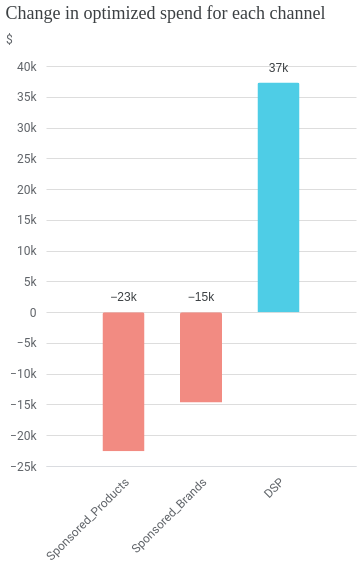

Notebook code for this chart:
### Code cell
fig2 = results.plot_spend_delta()
fig2.show()

### Figure 1 — Vega-Lite specification as saved in the notebook (floating-point values rounded to 4 significant figures)
{"config": {"view": {"continuousWidth": 300, "continuousHeight": 300, "stroke": null}, "axis": {"labelColor": "#5F6368", "labelFont": "Roboto", "labelFontSize": 12, "titleColor": "#5F6368", "titleFont": "Roboto", "titleFontSize": 12, "titleFontWeight": "normal"}}, "layer": [{"mark": {"type": "bar", "cornerRadiusEnd": 2, "size": 42, "tooltip": true}, "encoding": {"color": {"condition": {"test": "(datum.spend > 0)", "value": "#4ECDE6"}, "value": "#F28B82"}, "x": {"axis": {"domainColor": "#DADCE0", "labelAngle": -45, "labelPadding": 10, "ticks": false, "title": null}, "field": "channel", "scale": {"padding": 42}, "sort": null, "type": "nominal"}, "y": {"axis": {"domain": false, "domainColor": "#DADCE0", "labelExpr": "replace(format(datum.value, '.3~s'), 'G', 'B')", "labelPadding": 10, "ticks": false, "title": "$", "titleAlign": "left", "titleAngle": 0, "titleY": -20}, "field": "spend", "type": "quantitative"}}, "transform": [{"calculate": "replace(format(datum.spend, '.2~s'), 'G', 'B')", "as": "text_value"}, {"calculate": "datum.spend < 0 ? 0 : datum.spend", "as": "text_pos"}]}, {"mark": {"type": "text", "baseline": "top", "color": "#3C4043", "dy": -20, "fontSize": 12}, "encoding": {"text": {"field": "text_value", "type": "nominal"}, "x": {"axis": {"domainColor": "#DADCE0", "labelAngle": -45, "labelPadding": 10, "ticks": false, "title": null}, "field": "channel", "scale": {"padding": 42}, "sort": null, "type": "nominal"}, "y": {"field": "text_pos", "type": "quantitative"}}, "transform": [{"calculate": "replace(format(datum.spend, '.2~s'), 'G', 'B')", "as": "text_value"}, {"calculate": "datum.spend < 0 ? 0 : datum.spend", "as": "text_pos"}]}], "data": {"name": "data-674a7aac74657fce986f3abb895d9c38"}, "height": 400, "title": {"text": "Change in optimized spend for each channel", "anchor": "start", "color": "#3C4043", "font": "Google Sans Display", "fontSize": 18, "fontWeight": "normal", "offset": 10}, "width": 310, "$schema": "https://vega.github.io/schema/vega-lite/v5.20.1.json", "datasets": {"data-674a7aac74657fce986f3abb895d9c38": [{"channel": "Sponsored_Products", "spend": -22600.0}, {"channel": "Sponsored_Brands", "spend": -14700.0}, {"channel": "DSP", "spend": 37300.0}]}}
